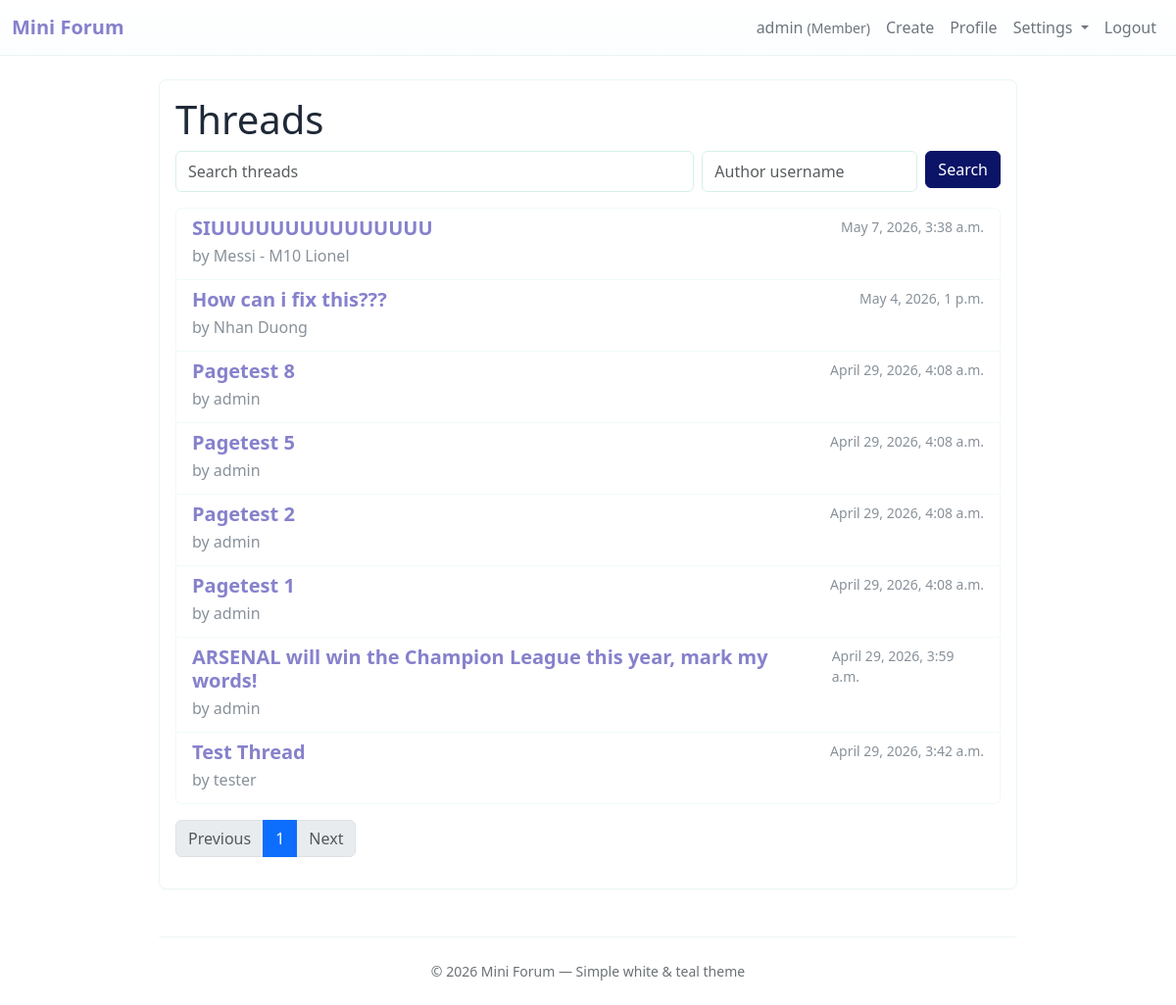
The app's page / (signed in) with its own data.
### forum/models.py (models this page shows, shortened)
class User(AbstractUser):
    ROLE_GUEST = "guest"
    ROLE_MEMBER = "member"
    ROLE_MODERATOR = "moderator"
    ROLE_ADMIN = "admin"
    ROLE_CHOICES = [
        (ROLE_GUEST, "Guest"),
        (ROLE_MEMBER, "Member"),
        (ROLE_MODERATOR, "Moderator"),
        (ROLE_ADMIN, "Admin"),
    ]
    role = models.CharField(max_length=16, choices=ROLE_CHOICES, default=ROLE_MEMBER)
    avatar = models.ImageField(upload_to="avatars/", null=True, blank=True)
    bio = models.TextField(max_length=500, blank=True, default="")
    class Meta:
        db_table = "auth_user"
        verbose_name = "User"
        verbose_name_plural = "Users"
    def get_display_name(self):
        if self.first_name and self.last_name:
            return f"{self.first_name} {self.last_name}"
        elif self.first_name:
            return self.first_name
        return self.username
    def __str__(self):
        return self.get_display_name()

class Thread(models.Model):
    STATUS_PUBLISHED = "published"
    STATUS_HIDDEN = "hidden"
    STATUS_DELETED = "deleted"
    STATUS_CHOICES = [
        (STATUS_PUBLISHED, "Published"),
        (STATUS_HIDDEN, "Hidden"),
        (STATUS_DELETED, "Deleted"),
    ]
    title = models.CharField(max_length=255)
    content = models.TextField()
    author = models.ForeignKey(
        settings.AUTH_USER_MODEL, on_delete=models.CASCADE, related_name="threads"
    )
    status = models.CharField(
        max_length=16, choices=STATUS_CHOICES, default=STATUS_PUBLISHED
    )
    created_at = models.DateTimeField(default=timezone.now)
    updated_at = models.DateTimeField(auto_now=True)
    image = models.ImageField(upload_to="threads/", null=True, blank=True)

### forum/views.py (the view)
# urls.py: path("", views.index, name="index"),
def index(request):
    thread_list = Thread.objects.filter(status=Thread.STATUS_PUBLISHED).order_by(
        "-created_at"
    )
    q = request.GET.get("q", "").strip()
    author = request.GET.get("author", "").strip()
    if q:
        thread_list = thread_list.filter(
            Q(title__icontains=q) | Q(content__icontains=q)
        )
    if author:
        thread_list = thread_list.filter(author__username__iexact=author)
    paginate = request.GET.get("paginate", "1")
    if paginate != "0":
        paginator = Paginator(thread_list, 20)
        page = request.GET.get("page")
        try:
            threads = paginator.page(page)
        except PageNotAnInteger:
            threads = paginator.page(1)
        except EmptyPage:
            threads = paginator.page(paginator.num_pages)
        is_paginated = True
    else:
        threads = thread_list
        is_paginated = False
    return render(
        request,
        "forum/index.html",
        {
            "threads": threads,
            "query": q,
            "author_q": author,
            "is_paginated": is_paginated,
        },
    )

### forum/templates/forum/index.html (shortened to what this page needs)
{% extends 'base.html' %}
{% block content %}
  <h1>Threads</h1>
  <form method="get" action="" class="mb-3">
    <div class="d-flex flex-column flex-md-row gap-2">
      <input type="search" name="q" class="form-control flex-grow-1" placeholder="Search threads" value="{{ query }}">
      <input type="text" name="author" class="form-control" style="max-width:220px;" placeholder="Author username" value="{{ author_q }}">
      <div>
        <button type="submit" class="btn btn-primary">Search</button>
      </div>
    </div>
  </form>
  <div class="list-group">
    {% for t in threads.object_list|default:threads %}
      <a class="list-group-item list-group-item-action" href="{% url 'forum:detail' t.id %}">
        <div class="d-flex w-100 justify-content-between">
          <h5 class="mb-1 thread-title">{{ t.title }}</h5>
          <small class="small-muted">{{ t.created_at }}</small>
        </div>
        <p class="mb-1 small-muted">by {{ t.author }}</p>
      </a>
    {% empty %}
      <div class="list-group-item">No threads yet</div>
    {% endfor %}
  </div>
  {% if is_paginated %}
    <nav aria-label="Page navigation" class="mt-3">
      <ul class="pagination">
        {% if threads.has_previous %}
          <li class="page-item"><a class="page-link" href="?page={{ threads.previous_page_number }}{% if query %}&q={{ query|urlencode }}{% endif %}{% if author_q %}&author={{ author_q|urlencode }}{% endif %}">Previous</a></li>
        {% else %}
          <li class="page-item disabled"><span class="page-link">Previous</span></li>
        {% endif %}
        {% for num in threads.paginator.page_range %}
          {% if num == threads.number %}
            <li class="page-item active"><span class="page-link">{{ num }}</span></li>
          {% else %}
            <li class="page-item"><a class="page-link" href="?page={{ num }}{% if query %}&q={{ query|urlencode }}{% endif %}{% if author_q %}&author={{ author_q|urlencode }}{% endif %}">{{ num }}</a></li>
          {% endif %}
        {% endfor %}
        {% if threads.has_next %}
          <li class="page-item"><a class="page-link" href="?page={{ threads.next_page_number }}{% if query %}&q={{ query|urlencode }}{% endif %}{% if author_q %}&author={{ author_q|urlencode }}{% endif %}">Next</a></li>
        {% else %}
          <li class="page-item disabled"><span class="page-link">Next</span></li>
        {% endif %}
      </ul>
    </nav>
  {% endif %}
{% endblock %}

### forum/templates/base.html (shortened to what this page needs)
<!doctype html>
<html>
    <head>
        {% load static %}
        <link
            href="https://cdn.jsdelivr.net/npm/bootstrap@5.3.2/dist/css/bootstrap.min.css"
            rel="stylesheet"
        />
        <link href="{% static 'forum/theme.css' %}" rel="stylesheet" />
    </head>
    <body>
        <nav class="navbar navbar-expand-lg">
            <div class="container-fluid">
                <a class="navbar-brand" href="/">Mini Forum</a>
                <div class="collapse navbar-collapse" id="navMain">
                    <ul class="navbar-nav ms-auto align-items-center">
                        {% if user.is_authenticated %}
                            <li class="nav-item">
                                <span class="nav-link">
                                    {{ user.first_name|default:user.username }}
                                    <small>({{ user.get_role_display }})</small>
                                </span>
                            </li>
                            {% if user.role == 'member' or user.role == 'moderator' or user.role == 'admin' %}
                            <li class="nav-item">
                                <a class="nav-link" href="/threads/create/">Create</a>
                            </li>
                            {% endif %}
                            <li class="nav-item">
                                <a class="nav-link" href="{% url 'forum:user_profile' user.username %}">Profile</a>
                            </li>
                            <li class="nav-item dropdown">
                                <a class="nav-link dropdown-toggle" href="#" id="settingsDropdown" role="button" data-bs-toggle="dropdown" aria-expanded="false">
                                    Settings
                                </a>
                            </li>
                            <li class="nav-item">
                                <a class="nav-link" href="/accounts/logout/">Logout</a>
                            </li>
                        {% endif %}
                    </ul>
                </div>
            </div>
        </nav>
        <main class="container mt-4">
            <div class="card-soft">
                {% block content %}{% endblock %}
            </div>
            <footer class="site-footer text-center">
                <small class="d-block">&copy; {% now "Y" %} Mini Forum — Simple white & teal theme</small>
            </footer>
        </main>
    </body>
</html>

### forum/static/forum/theme.css (style rules this page uses)
:root { --brand-teal: #0b1467; --brand-dark: #8681cc; --muted: #6c757d; }
body { background-color: #ffffff; color: #1f2937; }
.navbar { background: linear-gradient(180deg, #ffffff, #fbfeff); border-bottom: 1px solid #e9f5f3; }
.navbar-brand { color: var(--brand-dark) !important; font-weight: 600; }
.nav-link { color: var(--muted) !important; }
.btn-primary { background-color: var(--brand-teal); border-color: var(--brand-teal); }
main.container { max-width: 900px; }
.card-soft { background: #ffffff; border: 1px solid #eaf7f5; box-shadow: 0 1px 2px rgba(13,148,136,0.04); border-radius: .5rem; padding: 1rem; }
.list-group-item { border: 1px solid #f0fbfa; }
.thread-title { color: var(--brand-dark); font-weight: 600; }
.small-muted { color: #88919a; }
footer.site-footer { margin-top: 3rem; padding: 1.5rem 0; border-top: 1px solid #eef8f7; color: #6b7275; }
.card-soft input[type="text"], .card-soft input[type="search"], .card-soft input[type="password"], .card-soft input[type="email"], .card-soft textarea, .card-soft select { display: block; width: 100%; padding: .5rem .75rem; font-size: 1rem; line-height: 1.5; color: #495057; background-color: #fff; background-clip: padding-box; border: 1px solid #d6f0ec; border-radius: .375rem; transition: border-color .15s ease-in-out, box-shadow .15s ease-in-out; }

### records on screen
Thread: title "SIUUUUUUUUUUUUUUU", created_at "May 7, 2026, 3:38 a.m.", author "Messi - M10 Lionel"
Thread: title "How can i fix this???", created_at "May 4, 2026, 1 p.m.", author "Nhan Duong"
Thread: title "Pagetest 8", created_at "April 29, 2026, 4:08 a.m.", author "admin"
Thread: title "Pagetest 5", created_at "April 29, 2026, 4:08 a.m.", author "admin"
Thread: title "Pagetest 2", created_at "April 29, 2026, 4:08 a.m.", author "admin"
Thread: title "Pagetest 1", created_at "April 29, 2026, 4:08 a.m.", author "admin"
Thread: title "ARSENAL will win the Champion League this year, mark my words!", created_at "April 29, 2026, 3:59 a.m.", author "admin"
Thread: title "Test Thread", created_at "April 29, 2026, 3:42 a.m.", author "tester"

### other values on screen
{{ user.first_name|default:user.username }} "admin"
{{ user.get_role_display }} "Member"
{{ num }} "1"
